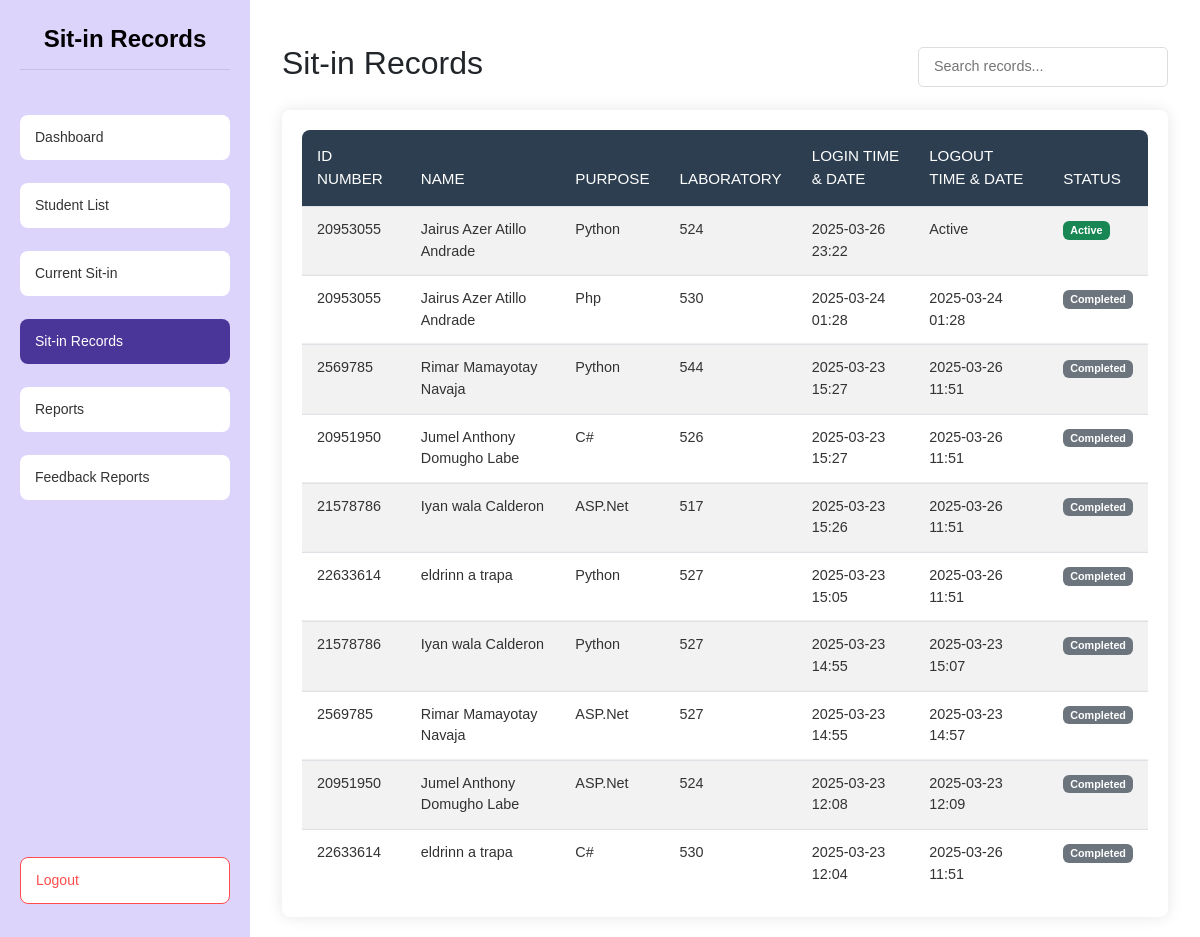
Before: /sit_in_records (signed in) with the older database file.
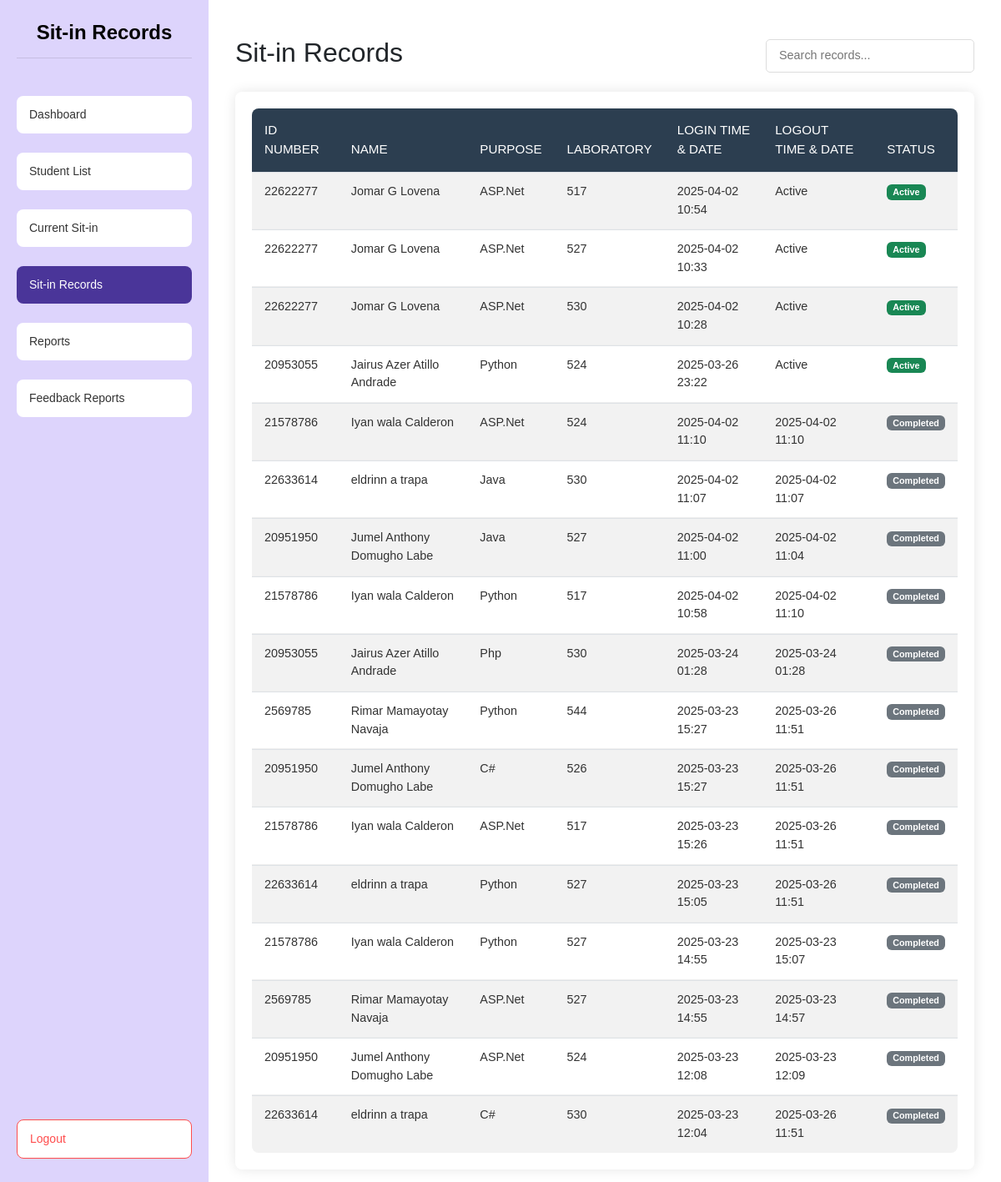
After: the same page with the newer database file.
### tables this page shows
CREATE TABLE sit_in_records (
    sit_in_id INTEGER PRIMARY KEY AUTOINCREMENT,
    id_number VARCHAR(50) NOT NULL,
    name VARCHAR(255) NOT NULL,
    purpose TEXT NOT NULL,
    lab VARCHAR(10) NOT NULL,
    login_time DATETIME NOT NULL,
    logout_time DATETIME NULL,
    date DATE NOT NULL
);

### app.py (the view)
@app.route('/sit_in_records')
@admin_required
def sit_in_records():
    try:
        conn = get_db_connection()
        cursor = conn.cursor()
        cursor.execute("""
            SELECT
                id_number,
                name,
                purpose,
                lab,
                strftime('%Y-%m-%d %H:%M', login_time) as login_time,
                CASE
                    WHEN logout_time IS NOT NULL THEN strftime('%Y-%m-%d %H:%M', logout_time)
                    ELSE 'Active'
                END as logout_time,
                strftime('%Y-%m-%d', date) as date,
                CASE
                    WHEN logout_time IS NOT NULL THEN 'Completed'
                    ELSE 'Active'
                END as status,
                CASE
                    WHEN login_time IS NOT NULL AND logout_time IS NOT NULL
                    THEN ROUND((julianday(logout_time) - julianday(login_time)) * 24, 1)
                    ELSE NULL
                END as duration
            FROM sit_in_records
            ORDER BY
                CASE WHEN logout_time IS NULL THEN 0 ELSE 1 END,
                datetime(login_time) DESC
        """)
        records = cursor.fetchall()
        return render_template('admin/sit_in_records.html', records=records)
    except sqlite3.Error as e:
        flash(f"Database error: {str(e)}", "danger")
        return redirect(url_for('admin_dashboard'))
    finally:
        if conn:
            conn.close()

### app.py (called while the page is built)
def get_db_connection():
    try:
        conn = sqlite3.connect('users.db')
        conn.row_factory = sqlite3.Row
        return conn
    except sqlite3.Error as e:
        print(f"Database connection error: {e}")
        return None

def admin_required(f):
    @wraps(f)
    def decorated_function(*args, **kwargs):
        if not all(session.get(key) for key in ['user_id', 'user_type', 'is_admin']):
            return redirect(url_for('login'))
        session.modified = True
        return f(*args, **kwargs)
    return decorated_function

@app.after_request
def add_header(response):
    response.headers['Cache-Control'] = 'no-store, no-cache, must-revalidate, post-check=0, pre-check=0, max-age=0'
    response.headers['Pragma'] = 'no-cache'
    response.headers['Expires'] = '-1'
    return response

@app.before_request
def validate_session():
    if request.endpoint and 'static' in request.endpoint:
        return  # Skip session validation for static files
    if 'user_id' in session:
        session.permanent = True
        session.modified = True
        if session.get('user_type') == 'admin':
            session['is_admin'] = True
            session['last_activity'] = datetime.now().isoformat()

### templates/admin/sit_in_records.html (shortened to what this page needs)
{% extends "base.html" %}
{% block content %}
<head>
    <link rel="stylesheet" href="static/styles.css">
    <link href="https://cdn.jsdelivr.net/npm/bootstrap@5.3.0/dist/css/bootstrap.min.css" rel="stylesheet">
</head>
<body>
    <div class="dashboard-container">
        <div class="sidebar">
            <h1 class="dashboard-title">Sit-in Records</h1>
            <a href="{{ url_for('admin_dashboard') }}" class="menu-btn">Dashboard</a>
            <a href="{{ url_for('student_list') }}" class="menu-btn">Student List</a>
            <a href="{{ url_for('current_sit_in') }}" class="menu-btn">Current Sit-in</a>
            <a href="{{ url_for('sit_in_records') }}" class="menu-btn active">Sit-in Records</a>
            <a href="{{ url_for('reports') }}" class="menu-btn">Reports</a>
            <a href="{{ url_for('feedback_reports') }}" class="menu-btn">Feedback Reports</a>
            <a href="{{ url_for('logout') }}" class="menu-btn logout-btn">Logout</a>
        </div>
        <div class="content">
            <div class="container mt-4">
                <div class="header-container">
                    <h2>Sit-in Records</h2>
                    <div class="search-container">
                        <input type="text" class="search-input" placeholder="Search records..." id="searchInput" onkeyup="searchTable()">
                    </div>
                </div>
                <div class="table-responsive">
                    <table class="table table-striped table-hover">
                        <thead class="table-dark">
                            <tr>
                                <th>ID Number</th>
                                <th>Name</th>
                                <th>Purpose</th>
                                <th>Laboratory</th>
                                <th>Login Time & Date</th>
                                <th>Logout Time & Date</th>
                                <th>Status</th>
                            </tr>
                        </thead>
                        <tbody>
                            {% for record in records %}
                            <tr>
                                <td>{{ record.id_number }}</td>
                                <td>{{ record.name }}</td>
                                <td>{{ record.purpose }}</td>
                                <td>{{ record.lab }}</td>
                                <td>{{ record.login_time }}</td>
                                <td>{{ record.logout_time }}</td>
                                <td>
                                    {% if record.logout_time == 'Active' %}
                                        <span class="badge bg-success">Active</span>
                                    {% else %}
                                        <span class="badge bg-secondary">Completed</span>
                                    {% endif %}
                                </td>
                            </tr>
                            {% endfor %}
                        </tbody>
                    </table>
                </div>
            </div>
        </div>
    </div>
</body>
{% endblock %}

### templates/base.html (shortened to what this page needs)
<!DOCTYPE html>
<html lang="en">
<head>
  <link href="https://cdn.jsdelivr.net/npm/bootstrap@5.3.0/dist/css/bootstrap.min.css" rel="stylesheet">
  <link rel="stylesheet" href="{{ url_for('static', filename='styles.css') }}">
</head>
<body>
  {% block content %}{% endblock %}
</body>
</html>

### static/styles.css (style rules this page uses)
body { height: 100vh; margin: 0; display: flex; justify-content: center; align-items: center; background: #f5f5f5; font-family: Arial, sans-serif; overflow-y: auto; }
* { margin: 0; padding: 0; box-sizing: border-box; font-family: Arial, sans-serif; }
body { display: flex; justify-content: center; align-items: center; height: 100vh; background-color: #f5f5f5; }
.dashboard-container { width: 100%; height: 100vh; display: flex; border-radius: 15px; background-color: #fff; overflow: hidden; padding-left: 250px; }
.sidebar { width: 250px; background-color: #ddd4fc; padding: 25px 20px; display: flex; flex-direction: column; gap: 15px; height: 100vh; position: fixed; left: 0; top: 0; z-index: 1000; }
.dashboard-title { color: #000000; font-size: 24px; font-weight: bold; padding-bottom: 15px; margin-bottom: 30px; border-bottom: 1px solid rgba(0, 0, 0, 0.1); text-align: center; }
.menu-btn { background-color: #fff; border: none; padding: 12px 15px; border-radius: 8px; font-size: 14px; font-weight: 500; text-align: left; cursor: pointer; transition: all 0.2s ease; color: #333; text-decoration: none; display: block; margin-bottom: 8px; }
.menu-btn.active { background-color: #4a3599; color: white; }
.logout-btn { margin-top: auto; background-color: #fff; color: #ff4d4d; border: 1px solid #ff4d4d; }
.content { flex: 1; background-color: #fff; border-top-right-radius: 15px; border-bottom-right-radius: 15px; padding: 20px; overflow-y: auto; width: calc(100% - 250px); }
.table { width: 100%; margin-bottom: 1rem; color: #212529; }
.table th, .table td { padding: 0.75rem; vertical-align: top; border-top: 1px solid #dee2e6; }
.table thead th { vertical-align: bottom; border-bottom: 2px solid #dee2e6; }
.table-striped tbody tr:nth-of-type(odd) { background-color: rgba(0, 0, 0, 0.05); }

### templates/admin/sit_in_records.html (style rules this page uses)
.table-responsive { background: white; padding: 20px; border-radius: 8px; box-shadow: 0 0 15px rgba(0,0,0,0.1); }
.table { margin: 0; border-collapse: separate; border-spacing: 0; border-radius: 8px; overflow: hidden; }
.table thead th { background-color: #2c3e50; color: white; font-weight: 500; padding: 15px; font-size: 0.95rem; border: none; text-transform: uppercase; }
.table tbody td { padding: 12px 15px; border-bottom: 1px solid #eee; font-size: 0.9rem; color: #333; }
.table tbody tr:last-child td { border-bottom: none; }
.table-striped tbody tr:nth-of-type(odd) { background-color: rgba(0,0,0,.02); }
.header-container { display: flex; justify-content: space-between; align-items: center; margin-bottom: 20px; }
.search-container { margin-bottom: 0; display: flex; gap: 10px; }
.search-input { width: 250px; padding: 8px 15px; border: 1px solid #ddd; border-radius: 5px; font-size: 0.9rem; transition: all 0.3s ease; }

Changed rows visible on the page:
added sit_in_records: id_number "22622277", name "Jomar G Lovena", purpose "ASP.Net", lab "517", login_time "2025-04-02 10:54", logout_time "Active"
added sit_in_records: id_number "22622277", name "Jomar G Lovena", purpose "ASP.Net", lab "527", login_time "2025-04-02 10:33", logout_time "Active"
added sit_in_records: id_number "22622277", name "Jomar G Lovena", purpose "ASP.Net", lab "530", login_time "2025-04-02 10:28", logout_time "Active"
added sit_in_records: id_number "21578786", name "Iyan wala Calderon", purpose "ASP.Net", lab "524", login_time "2025-04-02 11:10", logout_time "2025-04-02 11:10", shows "Completed"
added sit_in_records: id_number "22633614", name "eldrinn a trapa", purpose "Java", lab "530", login_time "2025-04-02 11:07", logout_time "2025-04-02 11:07", shows "Completed"
added sit_in_records: id_number "20951950", name "Jumel Anthony Domugho Labe", purpose "Java", lab "527", login_time "2025-04-02 11:00", logout_time "2025-04-02 11:04", shows "Completed"
added sit_in_records: id_number "21578786", name "Iyan wala Calderon", purpose "Python", lab "517", login_time "2025-04-02 10:58", logout_time "2025-04-02 11:10", shows "Completed"
